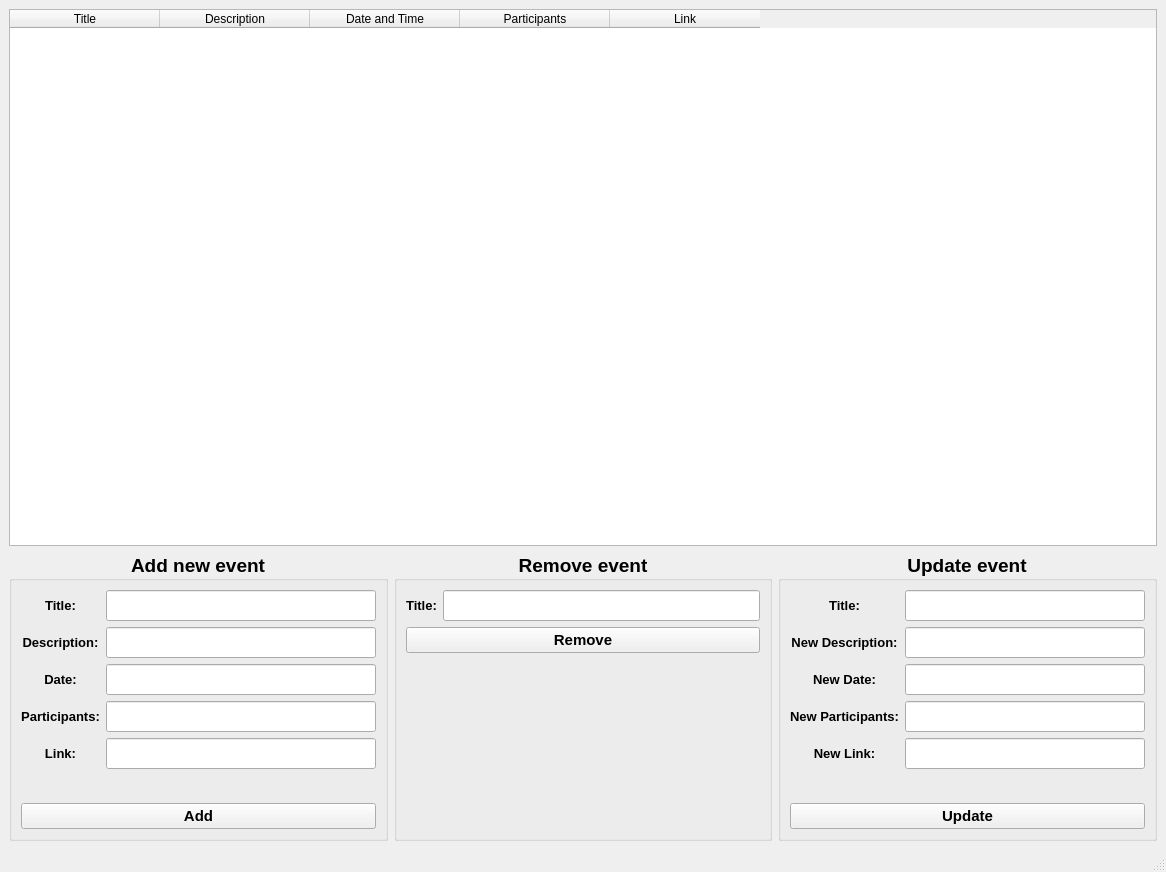
<?xml version="1.0" encoding="UTF-8"?>
<ui version="4.0">
 <class>AdminWindowClass</class>
 <widget class="QMainWindow" name="AdminWindowClass">
  <property name="geometry">
   <rect>
    <x>0</x>
    <y>0</y>
    <width>1166</width>
    <height>872</height>
   </rect>
  </property>
  <property name="windowTitle">
   <string>Admin </string>
  </property>
  <widget class="QWidget" name="centralwidget">
   <layout class="QGridLayout" name="gridLayout_4">
    <item row="0" column="0" colspan="3">
     <widget class="QTableWidget" name="tableWidgetEvents">
      <property name="rowCount">
       <number>0</number>
      </property>
      <property name="columnCount">
       <number>5</number>
      </property>
      <attribute name="horizontalHeaderDefaultSectionSize">
       <number>150</number>
      </attribute>
      <column>
       <property name="text">
        <string>Title</string>
       </property>
      </column>
      <column>
       <property name="text">
        <string>Description</string>
       </property>
      </column>
      <column>
       <property name="text">
        <string>Date and Time</string>
       </property>
      </column>
      <column>
       <property name="text">
        <string>Participants</string>
       </property>
       <property name="font">
        <font>
         <pointsize>9</pointsize>
        </font>
       </property>
      </column>
      <column>
       <property name="text">
        <string>Link</string>
       </property>
       <property name="font">
        <font>
         <pointsize>9</pointsize>
        </font>
       </property>
      </column>
     </widget>
    </item>
    <item row="1" column="0">
     <widget class="QGroupBox" name="groupBox">
      <property name="font">
       <font>
        <pointsize>14</pointsize>
        <bold>true</bold>
       </font>
      </property>
      <property name="title">
       <string>Add new event</string>
      </property>
      <property name="alignment">
       <set>Qt::AlignmentFlag::AlignCenter</set>
      </property>
      <layout class="QGridLayout" name="gridLayout">
       <item row="3" column="1">
        <widget class="QLineEdit" name="lineEditPartAdd"/>
       </item>
       <item row="2" column="1">
        <widget class="QLineEdit" name="lineEditDateAdd"/>
       </item>
       <item row="0" column="0">
        <widget class="QLabel" name="label">
         <property name="font">
          <font>
           <pointsize>10</pointsize>
           <bold>true</bold>
          </font>
         </property>
         <property name="autoFillBackground">
          <bool>false</bool>
         </property>
         <property name="frameShape">
          <enum>QFrame::Shape::NoFrame</enum>
         </property>
         <property name="frameShadow">
          <enum>QFrame::Shadow::Plain</enum>
         </property>
         <property name="text">
          <string>Title:</string>
         </property>
         <property name="alignment">
          <set>Qt::AlignmentFlag::AlignCenter</set>
         </property>
        </widget>
       </item>
       <item row="1" column="1">
        <widget class="QLineEdit" name="lineEditDescriptionAdd"/>
       </item>
       <item row="0" column="1">
        <widget class="QLineEdit" name="lineEditTitleAdd"/>
       </item>
       <item row="3" column="0">
        <widget class="QLabel" name="label_6">
         <property name="font">
          <font>
           <pointsize>10</pointsize>
           <bold>true</bold>
          </font>
         </property>
         <property name="autoFillBackground">
          <bool>false</bool>
         </property>
         <property name="frameShape">
          <enum>QFrame::Shape::NoFrame</enum>
         </property>
         <property name="frameShadow">
          <enum>QFrame::Shadow::Plain</enum>
         </property>
         <property name="text">
          <string>Participants:</string>
         </property>
         <property name="alignment">
          <set>Qt::AlignmentFlag::AlignCenter</set>
         </property>
        </widget>
       </item>
       <item row="2" column="0">
        <widget class="QLabel" name="label_4">
         <property name="font">
          <font>
           <pointsize>10</pointsize>
           <bold>true</bold>
          </font>
         </property>
         <property name="autoFillBackground">
          <bool>false</bool>
         </property>
         <property name="frameShape">
          <enum>QFrame::Shape::NoFrame</enum>
         </property>
         <property name="frameShadow">
          <enum>QFrame::Shadow::Plain</enum>
         </property>
         <property name="text">
          <string>Date:</string>
         </property>
         <property name="alignment">
          <set>Qt::AlignmentFlag::AlignCenter</set>
         </property>
        </widget>
       </item>
       <item row="4" column="0">
        <widget class="QLabel" name="label_7">
         <property name="font">
          <font>
           <pointsize>10</pointsize>
           <bold>true</bold>
          </font>
         </property>
         <property name="autoFillBackground">
          <bool>false</bool>
         </property>
         <property name="frameShape">
          <enum>QFrame::Shape::NoFrame</enum>
         </property>
         <property name="frameShadow">
          <enum>QFrame::Shadow::Plain</enum>
         </property>
         <property name="text">
          <string>Link:</string>
         </property>
         <property name="alignment">
          <set>Qt::AlignmentFlag::AlignCenter</set>
         </property>
        </widget>
       </item>
       <item row="1" column="0">
        <widget class="QLabel" name="label_3">
         <property name="font">
          <font>
           <pointsize>10</pointsize>
           <bold>true</bold>
          </font>
         </property>
         <property name="autoFillBackground">
          <bool>false</bool>
         </property>
         <property name="frameShape">
          <enum>QFrame::Shape::NoFrame</enum>
         </property>
         <property name="frameShadow">
          <enum>QFrame::Shadow::Plain</enum>
         </property>
         <property name="text">
          <string>Description:</string>
         </property>
         <property name="alignment">
          <set>Qt::AlignmentFlag::AlignCenter</set>
         </property>
        </widget>
       </item>
       <item row="4" column="1">
        <widget class="QLineEdit" name="lineEditLinkAdd"/>
       </item>
       <item row="6" column="0" colspan="2">
        <widget class="QPushButton" name="pushButtonAdd">
         <property name="font">
          <font>
           <pointsize>11</pointsize>
           <bold>true</bold>
          </font>
         </property>
         <property name="text">
          <string>Add</string>
         </property>
        </widget>
       </item>
       <item row="5" column="0" colspan="2">
        <widget class="QLabel" name="labelErrorAdd">
         <property name="styleSheet">
          <string notr="true">color: rgb(170, 0, 0);</string>
         </property>
         <property name="text">
          <string/>
         </property>
        </widget>
       </item>
      </layout>
     </widget>
    </item>
    <item row="1" column="1">
     <widget class="QGroupBox" name="groupBox_3">
      <property name="font">
       <font>
        <pointsize>14</pointsize>
        <bold>true</bold>
       </font>
      </property>
      <property name="title">
       <string>Remove event</string>
      </property>
      <property name="alignment">
       <set>Qt::AlignmentFlag::AlignCenter</set>
      </property>
      <layout class="QGridLayout" name="gridLayout_3">
       <item row="0" column="1">
        <widget class="QLineEdit" name="lineEditEventRemove"/>
       </item>
       <item row="0" column="0">
        <widget class="QLabel" name="label_2">
         <property name="font">
          <font>
           <pointsize>10</pointsize>
           <bold>true</bold>
          </font>
         </property>
         <property name="autoFillBackground">
          <bool>false</bool>
         </property>
         <property name="frameShape">
          <enum>QFrame::Shape::NoFrame</enum>
         </property>
         <property name="frameShadow">
          <enum>QFrame::Shadow::Plain</enum>
         </property>
         <property name="text">
          <string>Title:</string>
         </property>
         <property name="alignment">
          <set>Qt::AlignmentFlag::AlignCenter</set>
         </property>
        </widget>
       </item>
       <item row="2" column="0" colspan="2">
        <widget class="QLabel" name="labelErrorRemove">
         <property name="styleSheet">
          <string notr="true">color: rgb(170, 0, 0);</string>
         </property>
         <property name="text">
          <string/>
         </property>
        </widget>
       </item>
       <item row="1" column="0" colspan="2">
        <widget class="QPushButton" name="pushButtonRemove">
         <property name="font">
          <font>
           <pointsize>11</pointsize>
           <bold>true</bold>
          </font>
         </property>
         <property name="text">
          <string>Remove</string>
         </property>
        </widget>
       </item>
      </layout>
     </widget>
    </item>
    <item row="1" column="2">
     <widget class="QGroupBox" name="groupBox_2">
      <property name="font">
       <font>
        <pointsize>14</pointsize>
        <bold>true</bold>
       </font>
      </property>
      <property name="title">
       <string>Update event</string>
      </property>
      <property name="alignment">
       <set>Qt::AlignmentFlag::AlignCenter</set>
      </property>
      <layout class="QGridLayout" name="gridLayout_2">
       <item row="2" column="1">
        <widget class="QLineEdit" name="lineEditDateUpdate"/>
       </item>
       <item row="0" column="1">
        <widget class="QLineEdit" name="lineEditTitleUpdate"/>
       </item>
       <item row="3" column="0">
        <widget class="QLabel" name="label_10">
         <property name="font">
          <font>
           <pointsize>10</pointsize>
           <bold>true</bold>
          </font>
         </property>
         <property name="autoFillBackground">
          <bool>false</bool>
         </property>
         <property name="frameShape">
          <enum>QFrame::Shape::NoFrame</enum>
         </property>
         <property name="frameShadow">
          <enum>QFrame::Shadow::Plain</enum>
         </property>
         <property name="text">
          <string>New Participants:</string>
         </property>
         <property name="alignment">
          <set>Qt::AlignmentFlag::AlignCenter</set>
         </property>
        </widget>
       </item>
       <item row="1" column="1">
        <widget class="QLineEdit" name="lineEditDescriptionUpdate"/>
       </item>
       <item row="4" column="1">
        <widget class="QLineEdit" name="lineEditLinkUpdate"/>
       </item>
       <item row="3" column="1">
        <widget class="QLineEdit" name="lineEditPartUpdate"/>
       </item>
       <item row="2" column="0">
        <widget class="QLabel" name="label_9">
         <property name="font">
          <font>
           <pointsize>10</pointsize>
           <bold>true</bold>
          </font>
         </property>
         <property name="autoFillBackground">
          <bool>false</bool>
         </property>
         <property name="frameShape">
          <enum>QFrame::Shape::NoFrame</enum>
         </property>
         <property name="frameShadow">
          <enum>QFrame::Shadow::Plain</enum>
         </property>
         <property name="text">
          <string>New Date:</string>
         </property>
         <property name="alignment">
          <set>Qt::AlignmentFlag::AlignCenter</set>
         </property>
        </widget>
       </item>
       <item row="0" column="0">
        <widget class="QLabel" name="label_5">
         <property name="font">
          <font>
           <pointsize>10</pointsize>
           <bold>true</bold>
          </font>
         </property>
         <property name="autoFillBackground">
          <bool>false</bool>
         </property>
         <property name="frameShape">
          <enum>QFrame::Shape::NoFrame</enum>
         </property>
         <property name="frameShadow">
          <enum>QFrame::Shadow::Plain</enum>
         </property>
         <property name="text">
          <string>Title:</string>
         </property>
         <property name="alignment">
          <set>Qt::AlignmentFlag::AlignCenter</set>
         </property>
        </widget>
       </item>
       <item row="4" column="0">
        <widget class="QLabel" name="label_11">
         <property name="font">
          <font>
           <pointsize>10</pointsize>
           <bold>true</bold>
          </font>
         </property>
         <property name="autoFillBackground">
          <bool>false</bool>
         </property>
         <property name="frameShape">
          <enum>QFrame::Shape::NoFrame</enum>
         </property>
         <property name="frameShadow">
          <enum>QFrame::Shadow::Plain</enum>
         </property>
         <property name="text">
          <string>New Link:</string>
         </property>
         <property name="alignment">
          <set>Qt::AlignmentFlag::AlignCenter</set>
         </property>
        </widget>
       </item>
       <item row="1" column="0">
        <widget class="QLabel" name="label_8">
         <property name="font">
          <font>
           <pointsize>10</pointsize>
           <bold>true</bold>
          </font>
         </property>
         <property name="autoFillBackground">
          <bool>false</bool>
         </property>
         <property name="frameShape">
          <enum>QFrame::Shape::NoFrame</enum>
         </property>
         <property name="frameShadow">
          <enum>QFrame::Shadow::Plain</enum>
         </property>
         <property name="text">
          <string>New Description:</string>
         </property>
         <property name="alignment">
          <set>Qt::AlignmentFlag::AlignCenter</set>
         </property>
        </widget>
       </item>
       <item row="5" column="0" colspan="2">
        <widget class="QLabel" name="labelErrorUpdate">
         <property name="styleSheet">
          <string notr="true">color: rgb(170, 0, 0);</string>
         </property>
         <property name="text">
          <string/>
         </property>
        </widget>
       </item>
       <item row="6" column="0" colspan="2">
        <widget class="QPushButton" name="pushButtonUpdate">
         <property name="font">
          <font>
           <pointsize>11</pointsize>
           <bold>true</bold>
          </font>
         </property>
         <property name="text">
          <string>Update</string>
         </property>
        </widget>
       </item>
      </layout>
     </widget>
    </item>
   </layout>
  </widget>
  <widget class="QStatusBar" name="statusbar"/>
 </widget>
 <resources/>
 <connections/>
</ui>
